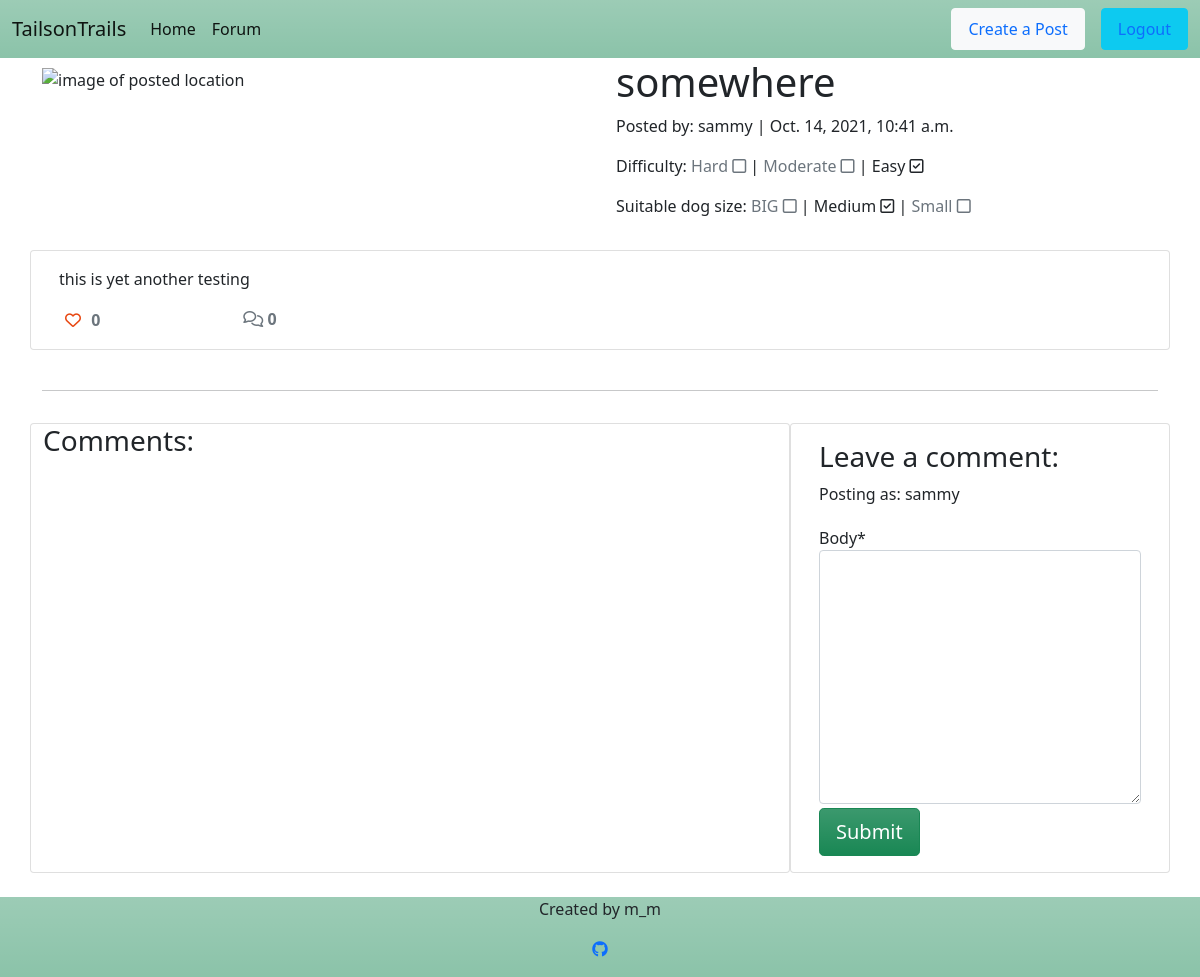
Page /this-is-test-post/ (signed in) on the committed database.
### forum/models.py (models this page shows, shortened)
class Post(models.Model):
    title = models.CharField(max_length=200, unique=True)
    location = models.CharField(max_length=50)
    slug = models.SlugField(max_length=200, unique=True)
    author = models.ForeignKey(
        User, on_delete=models.CASCADE, related_name="forum_posts"
    )
    featured_image = CloudinaryField('image', default='placeholder')
    excerpt = models.TextField(blank=True)
    updated_on = models.DateTimeField(auto_now=True)
    content = models.TextField()
    difficulty_hard = models.BooleanField(default=False)
    difficulty_moderate = models.BooleanField(default=False)
    difficulty_easy = models.BooleanField(default=False)
    breed_big = models.BooleanField(default=False)
    breed_mid = models.BooleanField(default=False)
    breed_sml = models.BooleanField(default=False)
    created_on = models.DateTimeField(auto_now_add=True)
    status = models.IntegerField(choices=STATUS, default=0)
    likes = models.ManyToManyField(
        User, related_name='blogpost_like', blank=True)
    class Meta:
        ordering = ["-created_on"]
    def number_of_likes(self):
        return self.likes.count()

### forum/views.py (the view, shortened to what this page needs)
# urls.py: path('<slug:slug>/', views.PostDetail.as_view(), name='post_detail'),
class PostDetail(View):
    @method_decorator(login_required, name='home')
    def get(self, request, slug, *args, **kwargs):
        queryset = Post.objects.filter(status=1)
        post = get_object_or_404(queryset, slug=slug)
        comments = post.comments.filter(approved=True).order_by("-created_on")
        liked = False
        if post.likes.filter(id=self.request.user.id).exists():
            liked = True
        return render(
            request,
            "post_detail.html",
            {
                "post": post,
                "comments": comments,
                "commented": False,
                "liked": liked,
                "comment_form": CommentForm()
            },
        )

### forum/forms.py
class CommentForm(forms.ModelForm):
    class Meta:
        model = Comment
        fields = ('body',)

### templates/post_detail.html (shortened to what this page needs)
{% extends 'base.html' %}
{% load static %}
{% block content %}
{% load crispy_forms_filters %}
<div class="masthead">
    <div class="container">
        <div class="row g-0">
            <div class="col-12 col-md-6 mt-2">
                {% if "placeholder" in post.featured_image.url %}
                <img src="{% static 'images/default_image.png' %}" alt="default image" width="100%">
                {% else %}
                <img src=" {{ post.featured_image.url }}" alt="image of posted location" width="100%">
                {% endif %}
            </div>
            <div class="col-md-6 ps-3">
                <h1 class="post-title">{{ post.location }}</h1>
                <p class="post-subtitle">Posted by: {{ post.author }} | {{ post.created_on }}</p>
                <p>Difficulty:
                    {% if  post.difficulty_hard %}
                    <span>
                        Hard
                        <i class="far fa-check-square"></i>
                    </span>
                    {% else %}
                    <span class="text-muted">
                        Hard
                        <i class="far fa-square"></i>
                    </span>
                    {% endif %}
                     |
                    {% if  post.difficulty_moderate %}
                    <span>
                        Moderate
                        <i class="far fa-check-square"></i>
                    </span>
                    {% else %}
                    <span class="text-muted">
                        Moderate
                        <i class="far fa-square"></i>
                    </span>
                    {% endif %}
                     |
                    {% if  post.difficulty_easy %}
                    <span>
                        Easy
                        <i class="far fa-check-square"></i>
                    </span>
                    {% else %}
                    <span class="text-muted">
                        Easy
                        <i class="far fa-square"></i>
                    </span>
                    {% endif %}
                </p>
                <p>Suitable dog size:
                    {% if  post.breed_big %}
                    <span>
                        BIG
                        <i class="far fa-check-square"></i>
                    </span>
                    {% else %}
                    <span class="text-muted">
                        BIG
                        <i class="far fa-square"></i>
                    </span>
                    {% endif %}
                     |
                    {% if  post.breed_mid %}
                    <span>
                        Medium
                        <i class="far fa-check-square"></i>
                    </span>
                    {% else %}
                    <span class="text-muted">
                        Medium
                        <i class="far fa-square"></i>
                    </span>
                    {% endif %}
                     |
                    {% if  post.breed_sml %}
                    <span>
                        Small
                        <i class="far fa-check-square"></i>
                    </span>
                    {% else %}
                    <span class="text-muted">
                        Small
                        <i class="far fa-square"></i>
                    </span>
                    {% endif %}
                </p>
            </div>
        </div>
    </div>
</div>
<div class="container">
    <div class="row">
        <div class="col card mb-4  mt-3 left  top">
            <div class="card-body">
                <p class="card-text ">
                    {{ post.content | safe }}
                </p>
                <div class="row text-nowrap">
                    <div class="col-2">
                        <strong>
                            <form class="d-inline" action="{% url 'post_like' post.slug %}" method="POST" >
                                {% if liked %}
                                <button type="submit" name="forumpost_id" value="{{post.slug}}" class="btn-like">
                                    <i class="fas fa-heart"></i>
                                </button>
                                {% else %}
                                <button type="submit" name="forumpost_id" value="{{post.slug}}" class="btn-like">
                                    <i class="far fa-heart"></i>
                                </button>
                                {% endif %}
                            </form>
                            <span class="text-secondary">{{ post.number_of_likes }} </span>
                        </strong>
                    </div>
                    <div class="col-1">
                        {% with comments.count as total_comments %}
                        <strong class="text-secondary"><i class="far fa-comments"></i>
                            {{ total_comments }}</strong>
                        {% endwith %}
                    </div>
                </div>
            </div>
        </div>
    </div>
    <div class="row">
        <div class="col">
            <hr>
        </div>
    </div>
    <div class="row">
        <div class="col-md-8 card mb-4  mt-3 ">
            <h3>Comments:</h3>
            <div class="card-body">
            </div>
        </div>
        <div class="col-md-4 card mb-4  mt-3">
            <div class="card-body">
                {% if commented %}
                <div class="alert alert-success" role="alert">
                    Your comment is awaiting approval
                </div>
                {% else %}
                <h3>Leave a comment:</h3>
                <p>Posting as: {{ user.username }}</p>
                <form method="post" style="margin-top: 1.3em;">
                    {{ comment_form | crispy }}
                    <button type="submit" class="btn btn-success btn-lg bg-gradient mt-1">Submit</button>
                </form>
                {% endif %}
            </div>
        </div>
    </div>
</div>
{% endblock content %}

### static/css/style.css (style rules this page uses)
body { display: flex; flex-flow: column; min-height: 100vh; overflow-x: hidden; }
.btn-like { color: #E84610; border: none; background: transparent; }

### rows in the picture
Post: location "somewhere", author "sammy", created_on "Oct. 14, 2021, 10:41 a.m.", content "this is yet another testing", number_of_likes "0"

### other values in the picture
{{ total_comments }} "0"
{{ user.username }} "sammy"
